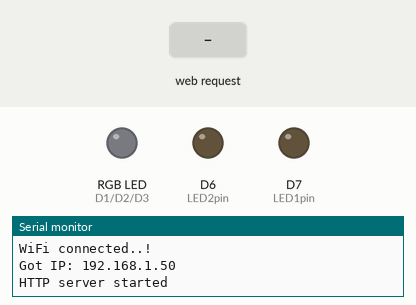
The sketch below on a simulated ESP8266 (NodeMCU). On the bench: an RGB LED mixed from three pins (HIGH = lit), output pins drawn as LEDs (lit = HIGH), the last lines printed to the serial monitor. Inputs (shaded band) come from the test bench. Dim RGB values are drawn brighter than linear; WiFi joins after 1.5 s; servers stay silent unless stated.

Above: at 3.8 s.
3.9 s: HTTP request GET /led1on received
At 4.2 s:
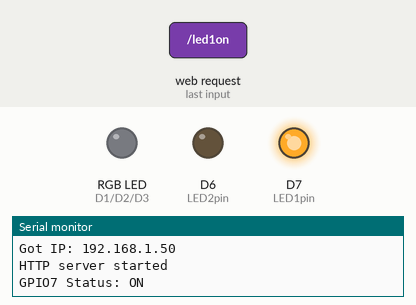
5.4 s: HTTP request GET /led2on received
At 6.6 s:
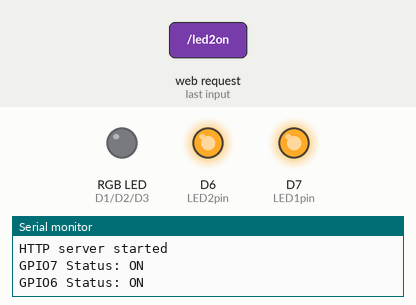
6.9 s: HTTP request GET /led1off received
At 7.7 s:
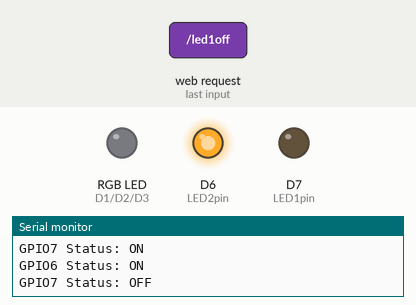
8.4 s: HTTP request GET /color?color=120 received
At 8.8 s:
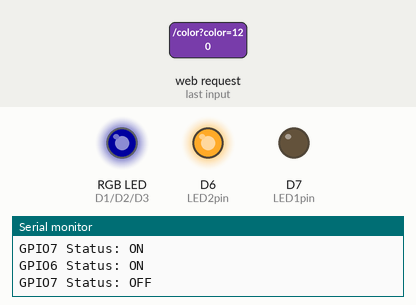
9.9 s: HTTP request GET /led2off received
At 11.1 s:
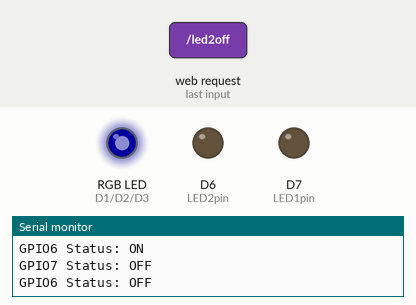
11.4 s: HTTP request GET /led1on?color=1 received
At 12.4 s:
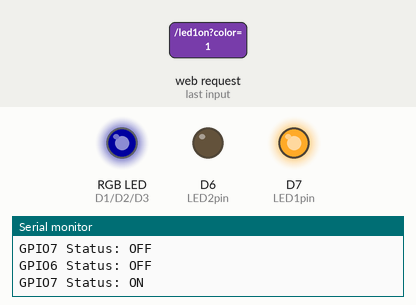
Timing chart, 0 to 13.9 s (numbered marks = the images above; inputs shaded):
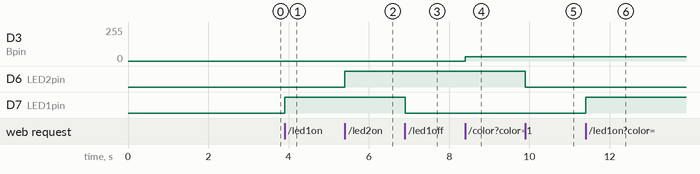

Measured:
- after the input at 3.9 s, D7 (LED1pin): LOW → HIGH at once
- after the input at 5.4 s, D6 (LED2pin): LOW → HIGH at once
- after the input at 6.9 s, D7 (LED1pin): HIGH → LOW at once
- after the input at 8.4 s, D3 (Bpin): 0/255 → 32/255 at once
- after the input at 9.9 s, D6 (LED2pin): HIGH → LOW at once
- after the input at 11.4 s, D7 (LED1pin): LOW → HIGH at once

The sketch:

HelloServer.ino
```cpp
#include <ESP8266WiFi.h>
#include <WiFiClient.h>
#include <ESP8266WebServer.h>
#include <ESP8266mDNS.h>
#include <ArduinoJson.h>
#include <LedControl.h>

const char* ssid = "";
const char* password = "";

// define ur pins
const int DIN_PIN = D4;
const int CS_PIN = D0;
const int CLK_PIN = D5;

const int NUM_MATRICES = 4;

LedControl lc = LedControl(DIN_PIN, CLK_PIN, CS_PIN, NUM_MATRICES);

ESP8266WebServer server(80);

//rgb led and 2 leds control(unnecessary)

uint8_t LED1pin = D7;
bool LED1status = LOW;

uint8_t LED2pin = D6;
bool LED2status = LOW;

uint8_t Rpin = D1;
uint8_t Gpin = D2;
uint8_t Bpin = D3;


void setup()
{
  Serial.begin(115200);
  delay(100);
  pinMode(LED1pin, OUTPUT);
  pinMode(LED2pin, OUTPUT);
  pinMode(Rpin, OUTPUT);
  pinMode(Gpin, OUTPUT);
  pinMode(Bpin, OUTPUT);


  Serial.println("Connecting to ");
  Serial.println(ssid);


  WiFi.begin(ssid, password);


  while (WiFi.status() != WL_CONNECTED)
  {
    delay(1000);
    Serial.print(".");
  }
  Serial.println("");
  Serial.println("WiFi connected..!");
  Serial.print("Got IP: ");  Serial.println(WiFi.localIP());

  delay(500);

  for (int i = 0; i < NUM_MATRICES; i++)
  {
    lc.shutdown(i, true);   // Отключение матрицы
    lc.shutdown(i, false);
    lc.setIntensity(i, 4);
    lc.clearDisplay(i);
  }

  server.on("/", handle_OnConnect);
  server.on("/color", handle_ColorChange); //this too
  server.on("/root", handleRoot);
  server.on("/updateMatrix", HTTP_POST, handleUpdateMatrix);
  server.on("/led1on", handle_led1on); //and this
  server.on("/led1off", handle_led1off); //and this
  server.on("/led2on", handle_led2on); //and this
  server.on("/led2off", handle_led2off); //and this
  server.onNotFound(handle_NotFound);

  server.begin();
  Serial.println("HTTP server started");
}

void loop()
{
  server.handleClient();

  if(LED1status)
    digitalWrite(LED1pin, HIGH);
  else
    digitalWrite(LED1pin, LOW);

  if(LED2status)
    digitalWrite(LED2pin, HIGH);
  else
    digitalWrite(LED2pin, LOW);
}


void handle_OnConnect()
{
  Serial.print("GPIO7 Status: ");
  if(LED1status)
    Serial.print("ON");
  else
    Serial.print("OFF");

  Serial.print(" | GPIO6 Status: ");
  if(LED2status)
    Serial.print("ON");
  else
    Serial.print("OFF");

  Serial.println("");
  server.send(200, "text/html", SendHTML(LED1status,LED2status));
}

void handle_led1on()
{
  LED1status = HIGH;
  Serial.println("GPIO7 Status: ON");
  server.send(200, "text/html", SendHTML(true,LED2status));
}

void handle_led1off()
{
  LED1status = LOW;
  Serial.println("GPIO7 Status: OFF");
  server.send(200, "text/html", SendHTML(false,LED2status));
}

void handle_led2on()
{
  LED2status = HIGH;
  Serial.println("GPIO6 Status: ON");
  server.send(200, "text/html", SendHTML(LED1status,true));
}

void handle_led2off()
{
  LED2status = LOW;
  Serial.println("GPIO6 Status: OFF");
  server.send(200, "text/html", SendHTML(LED1status,false));
}

void handle_ColorChange() {
  String color = server.arg("color");
  long number = strtol(color.substring(1).c_str(), NULL, 16);

  byte r = (number >> 16) & 0xFF;
  byte g = (number >> 8) & 0xFF;
  byte b = number & 0xFF;

  analogWrite(Rpin, r);
  analogWrite(Gpin, g);
  analogWrite(Bpin, b);

  server.send(200, "text/html", SendHTML(LED1status, LED2status));
}

void handleRoot() {
  server.send(200, "text/html", R"rawliteral(
    <!DOCTYPE html>
    <html>
    <head>
      <meta name="viewport" content="width=device-width, initial-scale=1.0, user-scalable=no">
      <title>LED Matrix Editor</title>
      <style>
        html { font-family: Helvetica; display: inline-block; margin: 0px auto; text-align: center;}
        body {margin-top: 50px;}
        table {margin: 0 auto;}
        td {width: 20px; height: 20px; border: 1px solid #000;}
        .active {background-color: #000;}
        .button {display: block; width: 100px; background-color: #1abc9c; border: none; color: white; padding: 10px; text-decoration: none; font-size: 16px; margin: 20px auto; cursor: pointer; border-radius: 4px;}
      </style>
    </head>
    <body>
      <h1>LED Matrix Editor</h1>
      <table id="matrix">
        <!-- The table cells will be added here by JavaScript -->
      </table>
      <button class="button" onclick="sendMatrix()">Send to LED Matrix</button>

      <script>
        const rows = 8;
        const cols = 8 * NUM_MATRICES;
        const table = document.getElementById('matrix');

        // Create the grid
        for (let i = 0; i < rows; i++) {
          const tr = document.createElement('tr');
          for (let j = 0; j < cols; j++) {
            const td = document.createElement('td');
            td.addEventListener('click', () => td.classList.toggle('active'));
            tr.appendChild(td);
          }
          table.appendChild(tr);
        }

        function sendMatrix() {
          const matrix = [];
          const cells = table.getElementsByTagName('td');
          for (let i = 0; i < cells.length; i++) {
            matrix.push(cells[i].classList.contains('active') ? 1 : 0);
          }
          fetch('/updateMatrix', {
            method: 'POST',
            headers: {
              'Content-Type': 'application/json',
            },
            body: JSON.stringify({matrix}),
          }).then(response => {
            if (response.ok) {
              alert('Matrix updated successfully!');
            } else {
              alert('Failed to update matrix.');
            }
          });
        }
      </script>
    </body>
    </html>
  )rawliteral");
}

void handleUpdateMatrix() {
  if (server.method() != HTTP_POST) {
    server.send(405, "text/plain", "Method Not Allowed");
    return;
  }

  DynamicJsonDocument doc(1024);
  String body = server.arg("plain");
  DeserializationError error = deserializeJson(doc, body);

  if (error) {
    Serial.print("deserializeJson() failed: ");
    Serial.println(error.c_str());
    server.send(400, "text/plain", "Bad Request");
    return;
  }

  JsonArray matrix = doc["matrix"].as<JsonArray>();

  for (int matIndex = 0; matIndex < NUM_MATRICES; matIndex++) {
        lc.clearDisplay(NUM_MATRICES - 1 - matIndex); // Reverse the order of matrices

        // Calculate offset for each matrix
        int matrixOffset = matIndex * 8;

        // Loop through each row of the matrix
        for (int row = 0; row < 8; row++) {
            byte rowData = 0;
            // Loop through each column of the matrix
            for (int col = 0; col < 8; col++) {
                int index = row * 32 + matrixOffset + col;
                if (matrix[index] == 1) {
                    rowData |= (1 << (7 - col)); // Reverse the column order within the row
                }
            }
            lc.setRow(NUM_MATRICES - 1 - matIndex, row, rowData); // Set rows for reversed matrix order
        }
    }

  server.send(200, "application/json", "{\"status\":\"success\"}");
}

void handle_NotFound()
{
  server.send(404, "text/plain", "Not found");
}

String SendHTML(uint8_t led1stat, uint8_t led2stat) {
  String ptr = "<!DOCTYPE html> <html>\n";
  ptr += "<head><meta name=\"viewport\" content=\"width=device-width, initial-scale=1.0, user-scalable=no\">\n";
  ptr += "<title>LED Control</title>\n";
  ptr += "<style>\n";
  ptr += "html { font-family: Helvetica; display: inline-block; margin: 0px auto; text-align: center;}\n";
  ptr += "body { margin-top: 50px; }\n";
  ptr += "h1 { color: #444444; margin: 50px auto 30px; }\n";
  ptr += "h3 { color: #444444; margin-bottom: 50px; }\n";
  ptr += ".button { display: block; width: 80px; background-color: #1abc9c; border: none; color: white; padding: 13px 30px; text-decoration: none; font-size: 25px; margin: 0px auto 35px; cursor: pointer; border-radius: 4px; }\n";
  ptr += ".button-on { background-color: #1abc9c; }\n";
  ptr += ".button-on:active { background-color: #16a085; }\n";
  ptr += ".button-off { background-color: #34495e; }\n";
  ptr += ".button-off:active { background-color: #2c3e50; }\n";
  ptr += "p { font-size: 14px; color: #888; margin-bottom: 10px; }\n";
  ptr += "table { margin: 0 auto; border-collapse: collapse; }\n";
  ptr += "td { width: 20px; height: 20px; border: 1px solid #000; cursor: pointer; }\n";
  ptr += ".active { background-color: #000; }\n";
  ptr += "</style>\n";
  ptr += "</head>\n";
  ptr += "<body>\n";
  ptr += "<h1>ESP8266 Web Server</h1>\n";
  ptr += "<h3>Using Station(STA) Mode</h3>\n";

  if (led1stat)
    ptr += "<p>LED1 Status: ON</p><a class=\"button button-off\" href=\"/led1off\">OFF</a>\n";
  else
    ptr += "<p>LED1 Status: OFF</p><a class=\"button button-on\" href=\"/led1on\">ON</a>\n";

  if (led2stat)
    ptr += "<p>LED2 Status: ON</p><a class=\"button button-off\" href=\"/led2off\">OFF</a>\n";
  else
    ptr += "<p>LED2 Status: OFF</p><a class=\"button button-on\" href=\"/led2on\">ON</a>\n";

  ptr += "<h3>RGB LED Control</h3>\n";
  ptr += "<form action=\"/color\" method=\"get\">\n";
  ptr += "<input type=\"color\" name=\"color\" value=\"#ff0000\">\n";
  ptr += "<input type=\"submit\" value=\"Set Color\">\n";
  ptr += "</form>\n";

  ptr += "<h3>LED Matrix Editor</h3>\n";
  ptr += "<table id=\"matrix\">\n";
  for (int i = 0; i < 8; i++) {
    ptr += "<tr>\n";
    for (int j = 0; j < 32; j++) {
      ptr += "<td onclick=\"togglePixel(this)\"></td>\n";
    }
    ptr += "</tr>\n";
  }
  ptr += "</table>\n";
  ptr += "<button class=\"button\" onclick=\"sendMatrix()\">Send to LED Matrix</button>\n";

  ptr += "<script>\n";
  ptr += "function togglePixel(cell) { cell.classList.toggle('active'); }\n";
  ptr += "function sendMatrix() {\n";
  ptr += "  let matrix = [];\n";
  ptr += "  document.querySelectorAll('#matrix td').forEach(cell => { matrix.push(cell.classList.contains('active') ? 1 : 0); });\n";
  ptr += "  fetch('/updateMatrix', {\n";
  ptr += "    method: 'POST',\n";
  ptr += "    headers: { 'Content-Type': 'application/json' },\n";
  ptr += "    body: JSON.stringify({ matrix })\n";
  ptr += "  }).then(response => response.json()).then(data => { alert('Matrix updated!'); });\n";
  ptr += "}\n";
  ptr += "</script>\n";

  ptr += "</body>\n";
  ptr += "</html>\n";
  return ptr;
}
```
